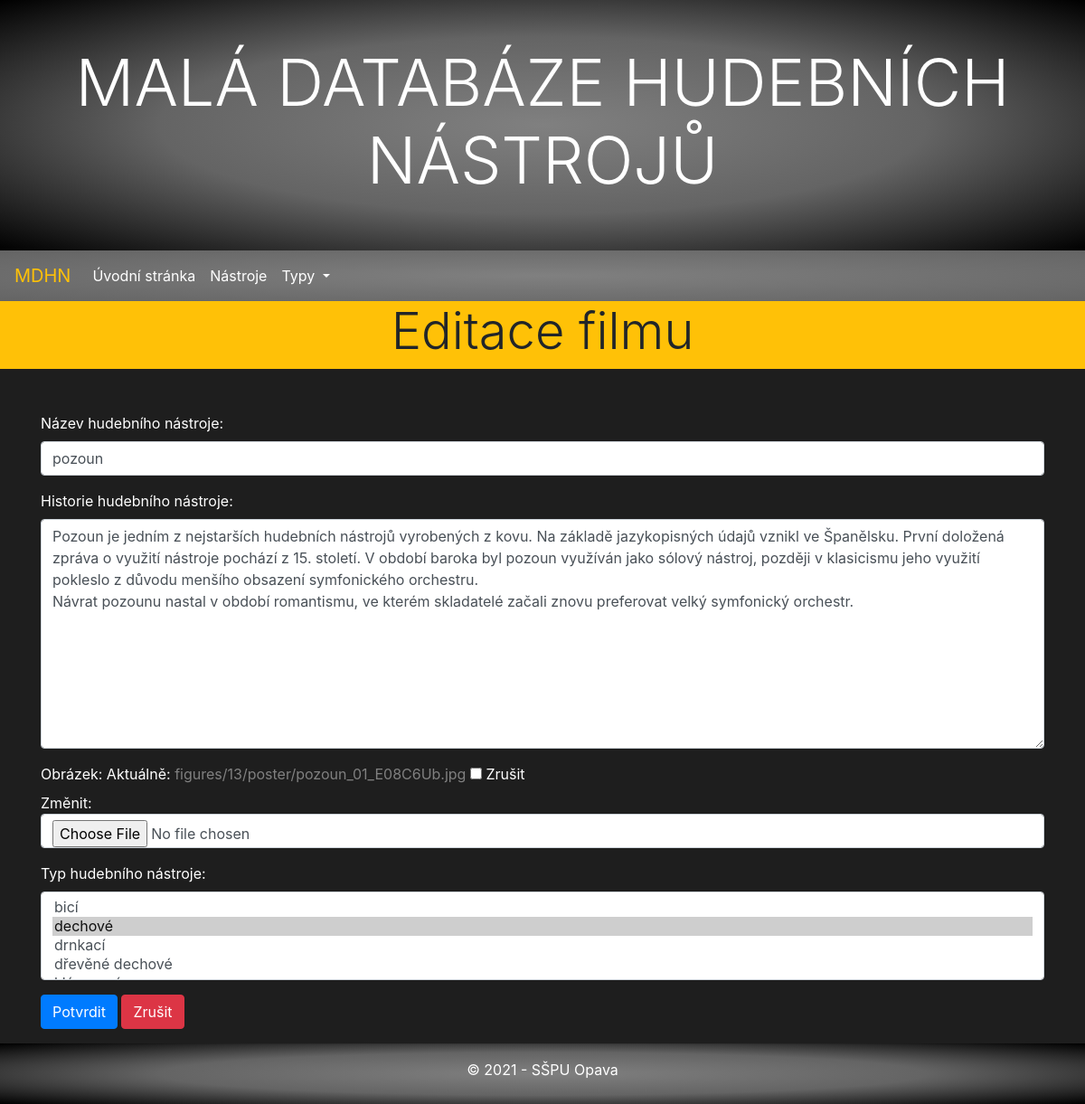
The app's page /music/instrument/13/update/ with its own data.
### music/models.py (models this page shows, shortened)
class Instrument(models.Model):
    title = models.CharField(max_length=200, verbose_name="Title")
    history = models.TextField(blank=True, null=True, verbose_name="History")
    poster = models.ImageField(upload_to=poster_path, blank=True, null=True, verbose_name="Poster")
    type = models.ManyToManyField(Type, help_text='Select a type for this instrument')
    class Meta:
        ordering = ["title"]

### music/views.py (the view)
# urls.py: path('instrument/<int:pk>/update/', views.InstrumentUpdateView.as_view(), name='instrument-update'),
class InstrumentUpdateView(UpdateView):
    model = Instrument
    form_class = InstrumentModelForm
    template_name = 'music/instrument_bootstrap_form.html'

### music/forms.py
class InstrumentModelForm(ModelForm):
    class Meta:
        model = Instrument
        fields = ['title', 'history', 'poster', 'type']
        labels = {'title' : 'Název hudebního nástroje', 'history' : 'Historie hudebního nástroje', 'poster' : 'Obrázek', 'type' : 'Typ hudebního nástroje'}

### music/context_processors.py (called while the page is built)
def types(request):
    return {'types': Type.objects.all()}

### music/models.py (called while the page is built)
    def __str__(self):
        return self.name

### music/templates/music/instrument_bootstrap_form.html (shortened to what this page needs)
{% extends "base.html" %}
{% load widget_tweaks %}
{% block content %}
<div class="row mb-3">
    <div class="col-sm-12 bg-warning">
        <h2 class="display-4 text-center">Editace filmu</h2>
    </div>
</div>
<div class="row mt-5 mb-3">
    <div class="container text-white">
        <form method="post" novalidate>
            {% for field in form.visible_fields %}
            <div class="form-group">
                {{ field.label_tag }}
                {% if form.is_bound %}
                  {% if field.errors %}
                    {% render_field field class="form-control is-invalid" %}
                    {% for error in field.errors %}
                      <div class="invalid-feedback">
                          {{ error }}
                      </div>
                    {% endfor %}
                  {% else %}
                    {% render_field field class="form-control is-valid" %}
                  {% endif %}
                {% else %}
                  {% render_field field class="form-control" %}
                {% endif %}
            </div>
            {% endfor %}
            <button class="btn btn-primary" type="submit">Potvrdit</button>
            <button class="btn btn-danger" onclick="javascript:history.back();">Zrušit</button>
        </form>
    </div>
</div>
{% endblock %}

### music/static/css/styles.css (style rules this page uses)
body { background-color: #1e1e1e; }
a { color: gray; }

### records on screen
Instrument: title "pozoun" "Pozoun je jedním z nejstarších hudebních nástrojů vyrobených z kovu. Na základě jazykopisných údajů vznikl ve Španělsku. První doložená zpráva o využití nástroje pochází z 15. století. V období baroka byl pozoun využíván jako sólový nástroj, později v klasicismu jeho využití pokleslo z důvodu menšího obsazení symfonického orchestru. Návrat pozounu nastal v období romantismu, ve kterém skladatelé začali znovu preferovat velký symfonický orchestr."

### other values on screen
{{ field.label_tag }} "Název hudebního nástroje:" "Historie hudebního nástroje:" "Obrázek:" "Typ hudebního nástroje:"
